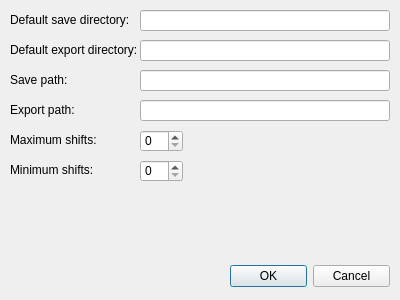
<?xml version="1.0" encoding="UTF-8"?>
<ui version="4.0">
 <class>EditPreferences</class>
 <widget class="QDialog" name="EditPreferences">
  <property name="geometry">
   <rect>
    <x>0</x>
    <y>0</y>
    <width>400</width>
    <height>300</height>
   </rect>
  </property>
  <property name="windowTitle">
   <string>Dialog</string>
  </property>
  <widget class="QDialogButtonBox" name="buttonBox">
   <property name="geometry">
    <rect>
     <x>230</x>
     <y>260</y>
     <width>160</width>
     <height>32</height>
    </rect>
   </property>
   <property name="orientation">
    <enum>Qt::Horizontal</enum>
   </property>
   <property name="standardButtons">
    <set>QDialogButtonBox::Cancel|QDialogButtonBox::Ok</set>
   </property>
  </widget>
  <widget class="QLabel" name="label">
   <property name="geometry">
    <rect>
     <x>10</x>
     <y>10</y>
     <width>130</width>
     <height>20</height>
    </rect>
   </property>
   <property name="text">
    <string>Default save directory:</string>
   </property>
  </widget>
  <widget class="QLineEdit" name="lineEdit_SaveDir">
   <property name="geometry">
    <rect>
     <x>140</x>
     <y>10</y>
     <width>250</width>
     <height>21</height>
    </rect>
   </property>
  </widget>
  <widget class="QLabel" name="label_2">
   <property name="geometry">
    <rect>
     <x>10</x>
     <y>40</y>
     <width>130</width>
     <height>20</height>
    </rect>
   </property>
   <property name="text">
    <string>Default export directory:</string>
   </property>
  </widget>
  <widget class="QLineEdit" name="lineEdit_ExportDir">
   <property name="geometry">
    <rect>
     <x>140</x>
     <y>40</y>
     <width>250</width>
     <height>21</height>
    </rect>
   </property>
  </widget>
  <widget class="QLabel" name="label_3">
   <property name="geometry">
    <rect>
     <x>10</x>
     <y>130</y>
     <width>130</width>
     <height>20</height>
    </rect>
   </property>
   <property name="text">
    <string>Maximum shifts:</string>
   </property>
  </widget>
  <widget class="QLabel" name="label_4">
   <property name="geometry">
    <rect>
     <x>10</x>
     <y>160</y>
     <width>130</width>
     <height>20</height>
    </rect>
   </property>
   <property name="text">
    <string>Minimum shifts:</string>
   </property>
  </widget>
  <widget class="QSpinBox" name="spinBox_NumMaxShifts">
   <property name="geometry">
    <rect>
     <x>140</x>
     <y>130</y>
     <width>43</width>
     <height>22</height>
    </rect>
   </property>
   <property name="toolTip">
    <string>Maximum number of shifts a student can have</string>
   </property>
  </widget>
  <widget class="QSpinBox" name="spinBox_NumMinShifts">
   <property name="geometry">
    <rect>
     <x>140</x>
     <y>160</y>
     <width>43</width>
     <height>22</height>
    </rect>
   </property>
   <property name="toolTip">
    <string>The minimum number of shifts a student can have</string>
   </property>
  </widget>
  <widget class="QLineEdit" name="lineEdit_SavePath">
   <property name="geometry">
    <rect>
     <x>140</x>
     <y>70</y>
     <width>250</width>
     <height>21</height>
    </rect>
   </property>
   <property name="toolTip">
    <string>The file which &quot;Save CTRL+S&quot; will save to</string>
   </property>
  </widget>
  <widget class="QLabel" name="label_5">
   <property name="geometry">
    <rect>
     <x>10</x>
     <y>100</y>
     <width>130</width>
     <height>20</height>
    </rect>
   </property>
   <property name="text">
    <string>Export path:</string>
   </property>
  </widget>
  <widget class="QLabel" name="label_6">
   <property name="geometry">
    <rect>
     <x>10</x>
     <y>70</y>
     <width>130</width>
     <height>20</height>
    </rect>
   </property>
   <property name="text">
    <string>Save path:</string>
   </property>
  </widget>
  <widget class="QLineEdit" name="lineEdit_ExportPath">
   <property name="geometry">
    <rect>
     <x>140</x>
     <y>100</y>
     <width>250</width>
     <height>21</height>
    </rect>
   </property>
   <property name="toolTip">
    <string>The file &quot;Export CTRL+X&quot; will export to</string>
   </property>
  </widget>
 </widget>
 <resources/>
 <connections>
  <connection>
   <sender>buttonBox</sender>
   <signal>accepted()</signal>
   <receiver>EditPreferences</receiver>
   <slot>accept()</slot>
   <hints>
    <hint type="sourcelabel">
     <x>248</x>
     <y>254</y>
    </hint>
    <hint type="destinationlabel">
     <x>157</x>
     <y>274</y>
    </hint>
   </hints>
  </connection>
  <connection>
   <sender>buttonBox</sender>
   <signal>rejected()</signal>
   <receiver>EditPreferences</receiver>
   <slot>reject()</slot>
   <hints>
    <hint type="sourcelabel">
     <x>316</x>
     <y>260</y>
    </hint>
    <hint type="destinationlabel">
     <x>286</x>
     <y>274</y>
    </hint>
   </hints>
  </connection>
 </connections>
</ui>
